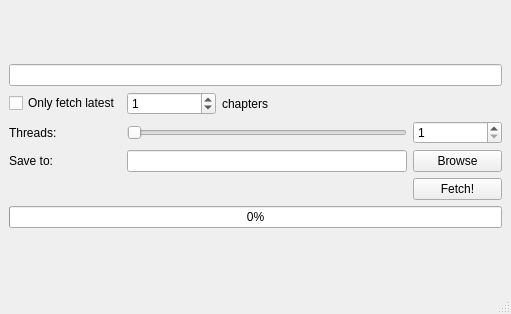
<?xml version="1.0" encoding="UTF-8"?>
<ui version="4.0">
 <class>MainWindow</class>
 <widget class="QMainWindow" name="MainWindow">
  <property name="geometry">
   <rect>
    <x>0</x>
    <y>0</y>
    <width>511</width>
    <height>314</height>
   </rect>
  </property>
  <property name="windowTitle">
   <string>DriveIt</string>
  </property>
  <widget class="QWidget" name="centralwidget">
   <layout class="QGridLayout" name="gridLayout_2">
    <item row="0" column="0">
     <layout class="QGridLayout" name="gridLayout">
      <property name="leftMargin">
       <number>0</number>
      </property>
      <item row="4" column="4">
       <widget class="QPushButton" name="pushButton">
        <property name="text">
         <string>Fetch!</string>
        </property>
       </widget>
      </item>
      <item row="2" column="0">
       <widget class="QLabel" name="label_threads">
        <property name="text">
         <string>Threads:</string>
        </property>
       </widget>
      </item>
      <item row="1" column="1">
       <widget class="QSpinBox" name="spinBox_fetch_limit">
        <property name="keyboardTracking">
         <bool>false</bool>
        </property>
        <property name="value">
         <number>1</number>
        </property>
       </widget>
      </item>
      <item row="1" column="2">
       <widget class="QLabel" name="label_chapters">
        <property name="text">
         <string>chapters</string>
        </property>
       </widget>
      </item>
      <item row="5" column="0" colspan="5">
       <widget class="QProgressBar" name="progressBar">
        <property name="value">
         <number>0</number>
        </property>
       </widget>
      </item>
      <item row="1" column="0">
       <widget class="QCheckBox" name="checkBox">
        <property name="text">
         <string>Only fetch latest</string>
        </property>
       </widget>
      </item>
      <item row="0" column="0" colspan="5">
       <widget class="QLineEdit" name="lineEdit">
        <property name="focusPolicy">
         <enum>Qt::WheelFocus</enum>
        </property>
       </widget>
      </item>
      <item row="2" column="4">
       <widget class="QSpinBox" name="spinBox_threads">
        <property name="keyboardTracking">
         <bool>true</bool>
        </property>
        <property name="minimum">
         <number>1</number>
        </property>
        <property name="maximum">
         <number>16</number>
        </property>
       </widget>
      </item>
      <item row="2" column="1" colspan="3">
       <widget class="QSlider" name="horizontalSlider">
        <property name="minimum">
         <number>1</number>
        </property>
        <property name="maximum">
         <number>16</number>
        </property>
        <property name="orientation">
         <enum>Qt::Horizontal</enum>
        </property>
       </widget>
      </item>
      <item row="3" column="0">
       <widget class="QLabel" name="label_save">
        <property name="text">
         <string>Save to:</string>
        </property>
       </widget>
      </item>
      <item row="3" column="1" colspan="3">
       <widget class="QLineEdit" name="lineEdit_save_location"/>
      </item>
      <item row="3" column="4">
       <widget class="QPushButton" name="pushButton_browse_file">
        <property name="text">
         <string>Browse</string>
        </property>
       </widget>
      </item>
     </layout>
    </item>
   </layout>
  </widget>
  <widget class="QStatusBar" name="statusbar"/>
 </widget>
 <resources/>
 <connections>
  <connection>
   <sender>horizontalSlider</sender>
   <signal>valueChanged(int)</signal>
   <receiver>spinBox_threads</receiver>
   <slot>setValue(int)</slot>
   <hints>
    <hint type="sourcelabel">
     <x>339</x>
     <y>148</y>
    </hint>
    <hint type="destinationlabel">
     <x>437</x>
     <y>147</y>
    </hint>
   </hints>
  </connection>
  <connection>
   <sender>spinBox_threads</sender>
   <signal>valueChanged(int)</signal>
   <receiver>horizontalSlider</receiver>
   <slot>setValue(int)</slot>
   <hints>
    <hint type="sourcelabel">
     <x>447</x>
     <y>147</y>
    </hint>
    <hint type="destinationlabel">
     <x>303</x>
     <y>146</y>
    </hint>
   </hints>
  </connection>
 </connections>
</ui>
